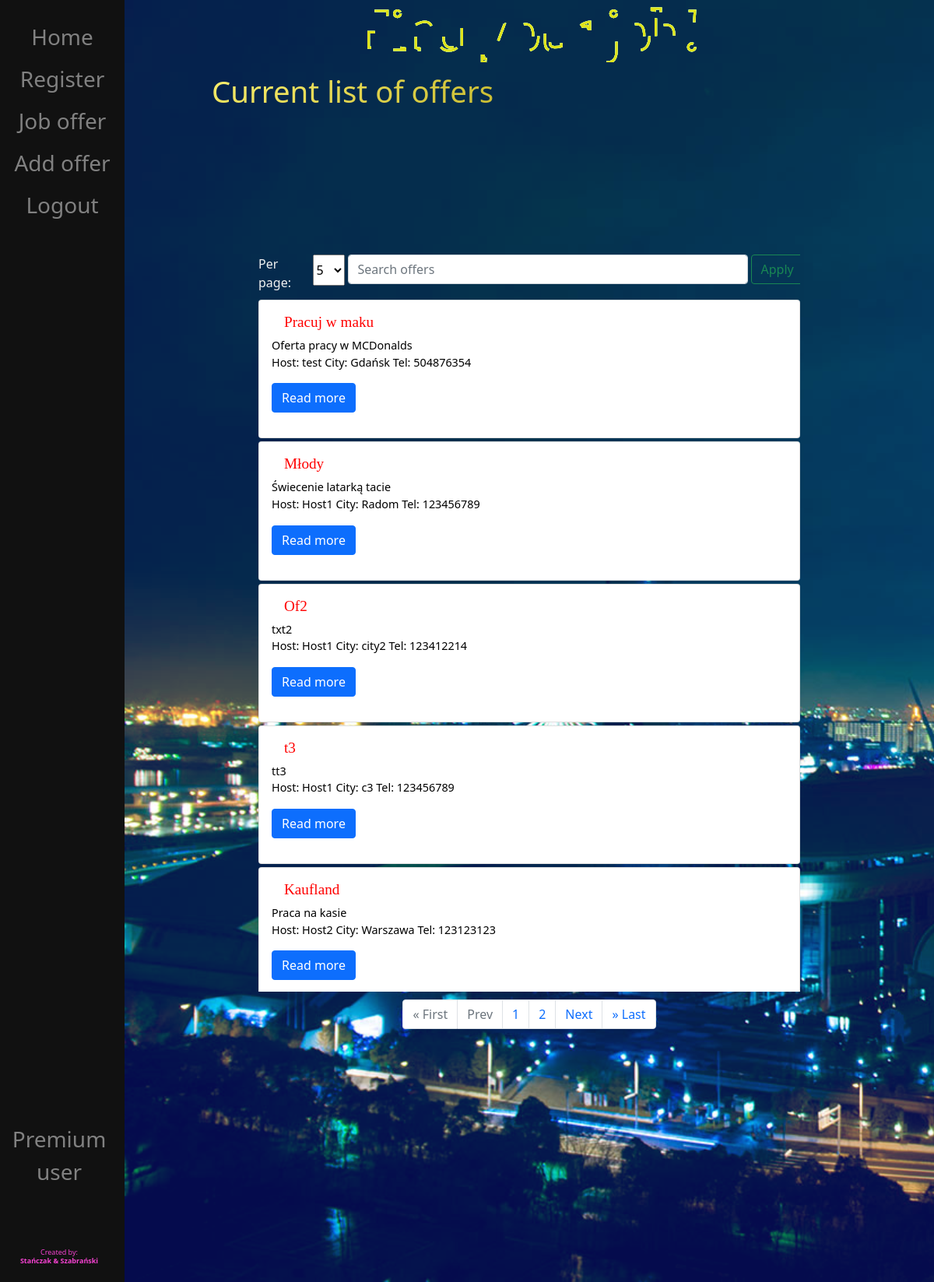
Before: /offer/ (signed in) with the older database file.
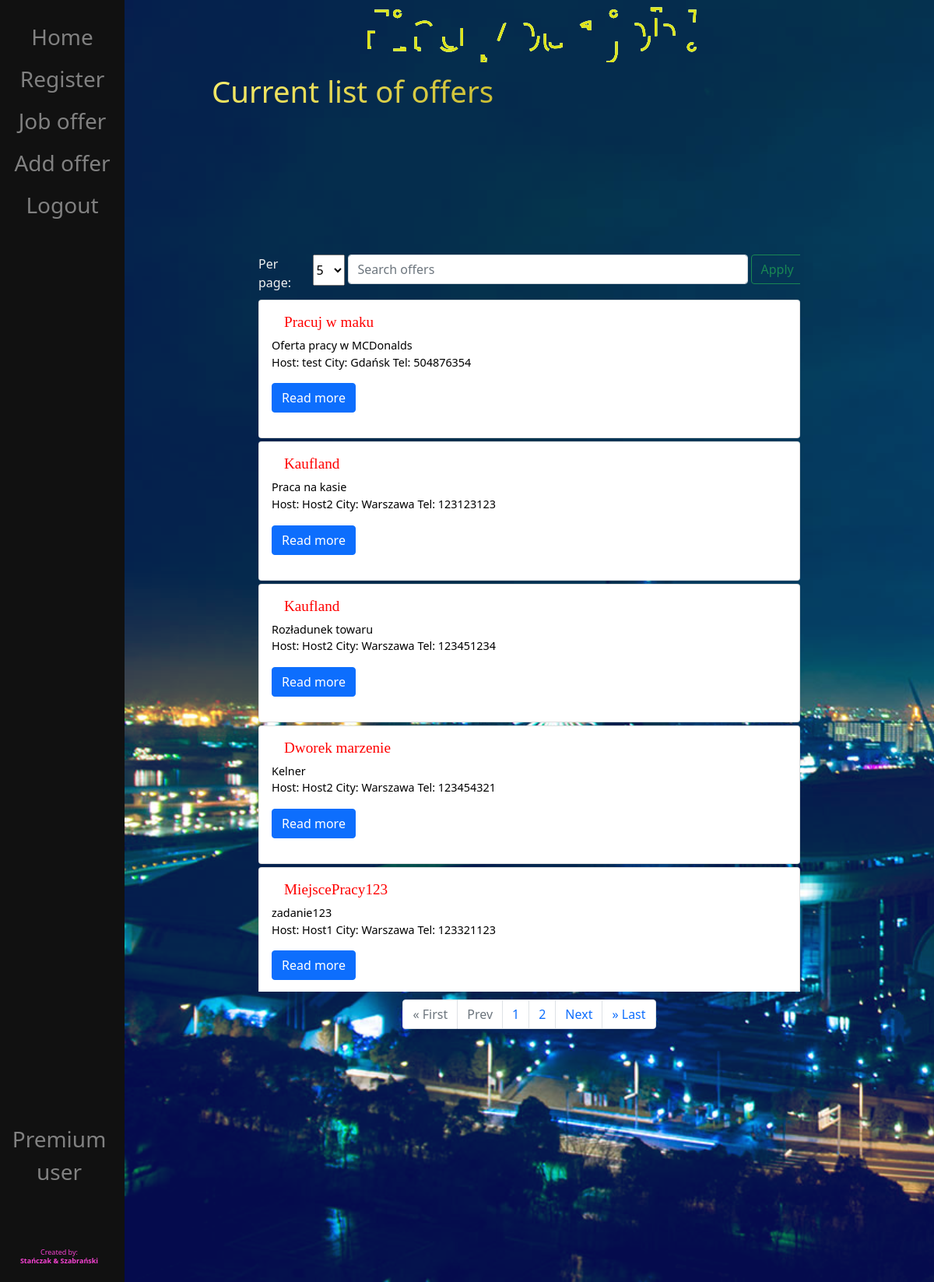
After: the same page with the newer database file.
### SZO/models.py (models this page shows, shortened)
class JobOffer(models.Model):
    user = models.ForeignKey(User, on_delete=models.CASCADE)
    title = models.CharField(max_length=40)
    text = models.CharField(max_length=1000)
    city = models.CharField(max_length=100, default='Warszawa')
    tel_number = models.CharField(max_length=9)
    def getText(self):
        return self.text
    def getTitle(self):
        return self.title
    def getCity(self):
        return self.city
    def getTel(self):
        return self.tel_number
    def getUser(self):
        return self.user

### SZO/views.py (the view)
# urls.py: path("offer/", views.offer, name="offer"),
def offer(response):
    perPage = 5
    if response.method == "POST":
        searched = response.POST['searched']
        perPage = response.POST['selectBox']
        offers = JobOffer.objects.filter(title__contains=searched)
    else:
        offers = JobOffer.objects.all()
        searched = False
    p = Paginator(offers, perPage)
    page = response.GET.get('page')
    offersList = p.get_page(page)
    nums = "a" * offersList.paginator.num_pages
    return render(response, "SZO/offer.html",
                  {"offers": offers,
                   "searched": searched,
                   "offersList": offersList,
                   "nums": nums,
                   "perPage": perPage}
                  )

### SZO/templates/SZO/offer.html (shortened to what this page needs)
{% extends 'SZO/base.html' %}
{% load static %}
{% block content %}
<head>
    <link href="{% static 'advs.css' %}" rel="stylesheet">
</head>
{% if user.is_authenticated %}
<header>
    {% if searched %}
    <h1 class="header-1">You've searched for: "{{ searched }}"</h1>
    {% else %}
    <h1 class="header-1">Current list of offers</h1>
    {% endif %}
</header>
<div class="searchArea">
    <form class="d-flex" method="POST" action="{% url 'offer' %}">
        <label for="selectBox">Per page: </label>
        <select id="selectBox" name="selectBox" autocomplete="on">
            <option value="5" >5</option>
        </select>
        <div class="inputSearch"><input class="form-control me-2" type="search" placeholder="Search offers"
                                        aria-label="Search" name="searched"></div>
        <div class="buttonSearch">
            <button class="btn btn-outline-success" type="submit">Apply</button>
        </div>
    </form>
</div>
<div class="jobOffer">
    {% for offer in offersList %}
    <div class="card">
        <div class="card-body">
            <h5>{{ offer.getTitle }}</h5>
            <p class="single-offer">{{ offer.getText }}<br>
                Host: {{ offer.getUser }} City: {{ offer.getCity }} Tel: {{ offer.getTel }}</p>
            <p>
                <button class="btn btn-primary" type="button" data-toggle="collapse"
                        data-target="#multiCollapseExample1"
                        aria-expanded="false" aria-controls="multiCollapseExample1">Read more
                </button>
            </p>
        </div>
    </div>
    {% endfor %}
</div>
<nav aria-label="Page navigation example">
    <ul class="pagination justify-content-center">
        {% if offersList.has_previous %}
        <li class="page-item"><a class="page-link" href="?page=1">&laquo First</a></li>
        <li class="page-item"><a class="page-link" href="?page={{ offersList.previous_page_number }}">Prev</a></li>
        {% else %}
        <li class="page-item disabled"><a class="page-link">&laquo First</a></li>
        <li class="page-item disabled"><a class="page-link">Prev</a></li>
        {% endif %}
        {% for i in nums %}
        <li class="page-item"><a class="page-link" href="?page={{ forloop.counter }}">{{ forloop.counter}}</a></li>
        {% endfor %}
        {% if offersList.has_next %}
        <li class="page-item"><a class="page-link" href="?page={{ offersList.next_page_number }}">Next</a></li>
        <li class="page-item"><a class="page-link" href="?page={{ offersList.paginator.num_pages }}">&raquo Last</a>
        </li>
        {% else %}
        <li class="page-item disabled"><a class="page-link">Next</a></li>
        <li class="page-item disabled"><a class="page-link">&raquo Last</a></li>
        {% endif %}
    </ul>
</nav>
{% else %}
<h1>Access denied</h1>
{% endif %}
{% endblock %}

Changed rows visible on the page:
removed JobOffer: getTitle "Młody", getText "Świecenie latarką tacie", getUser "Host1", getCity "Radom", getTel "123456789"
removed JobOffer: getTitle "Of2", getText "txt2", getUser "Host1", getCity "city2", getTel "123412214"
removed JobOffer: getTitle "t3", getText "tt3", getUser "Host1", getCity "c3", getTel "123456789"
now on this page (row unchanged): JobOffer: getTitle "Kaufland", getText "Rozładunek towaru", getUser "Host2", getCity "Warszawa", getTel "123451234"
now on this page (row unchanged): JobOffer: getTitle "Dworek marzenie", getText "Kelner", getUser "Host2", getCity "Warszawa", getTel "123454321"
now on this page (row unchanged): JobOffer: getTitle "MiejscePracy123", getText "zadanie123", getUser "Host1", getCity "Warszawa", getTel "123321123"
